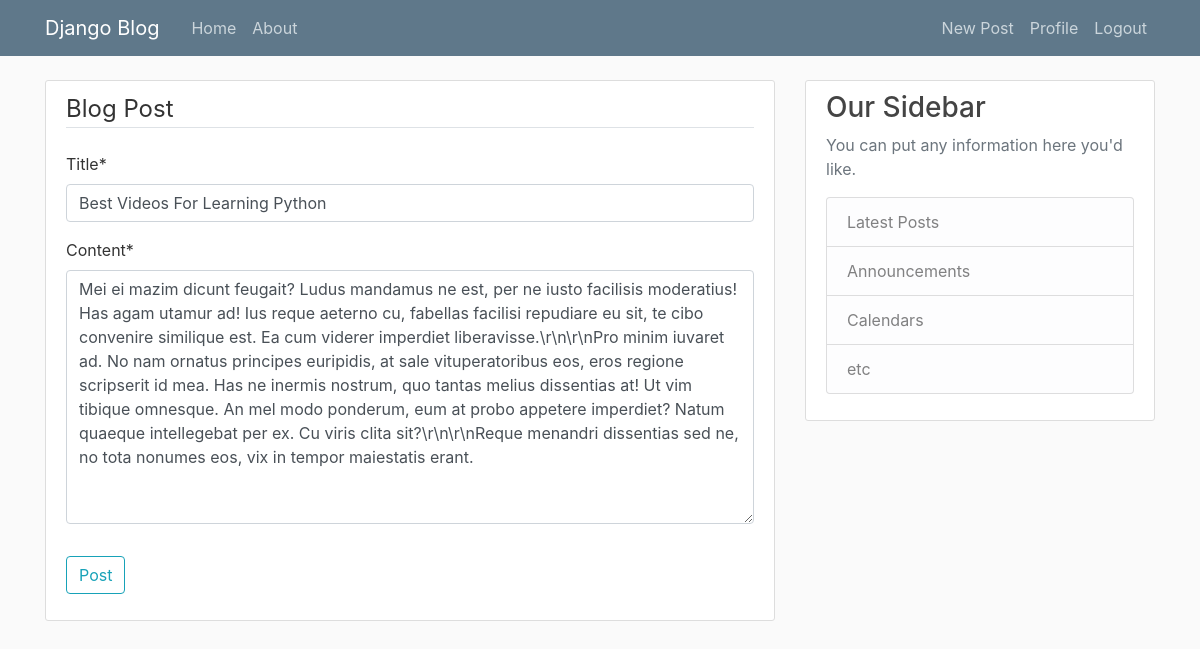
The app's page /post/11/update/ (signed in) with its own data.
### blog/models.py (models this page shows, shortened)
class post(models.Model):
    title=models.CharField(max_length=100)
    content=models.TextField()
    date_posted=models.DateTimeField(default=timezone.now)
    author=models.ForeignKey(User,on_delete=models.CASCADE)

### blog/views.py (the view, shortened to what this page needs)
# urls.py: path('post/<int:pk>/update/', PostUpdateView.as_view(), name='post-update'),
class PostUpdateView(LoginRequiredMixin, UserPassesTestMixin, UpdateView):
    model = post
    fields=['title','content']
    def test_func(self):
        post=self.get_object()
        if self.request.user == post.author:
            return True
        return False

### blog/templates/blog/post_form.html (shortened to what this page needs)
{% extends "blog/base.html" %}
{% load crispy_forms_tags %}
{% block content %}
<div class="content-section">
    <form method="POST">
        <fieldset class="form-group">
            <legend class="border-bottom mb-4">
                Blog Post
            </legend>
            {{form|crispy}}
        </fieldset>
        <div class="form-group">
            <button class="btn btn-outline-info" type="submit">
                Post
            </button>
        </div>
    </form>
</div>
{% endblock content %}

### blog/static/blog/main.css (style rules this page uses)
body { background: #fafafa; color: #333333; margin-top: 5rem; }
.content-section { background: #ffffff; padding: 10px 20px; border: 1px solid #dddddd; border-radius: 3px; margin-bottom: 20px; }

### records on screen
post: title "Best Videos For Learning Python", content "Mei ei mazim dicunt feugait? Ludus mandamus ne est, per ne iusto facilisis moderatius! Has agam utamur ad! Ius reque aeterno cu, fabellas facilisi repudiare eu sit, te cibo convenire similique est. Ea cum viderer imperdiet liberavisse.\\r\\n\\r\\nPro minim iuvaret ad. No nam ornatus principes euripidis, at sale vituperatoribus eos, eros regione scripserit id mea. Has ne inermis nostrum, quo tantas melius dissentias at! Ut vim tibique omnesque. An mel modo ponderum, eum at probo appetere imperdiet? Natum quaeque intellegebat per ex. Cu viris clita sit?\\r\\n\\r\\nReque menandri dissentias sed ne, no tota nonumes eos, vix in tempor maiestatis erant."
